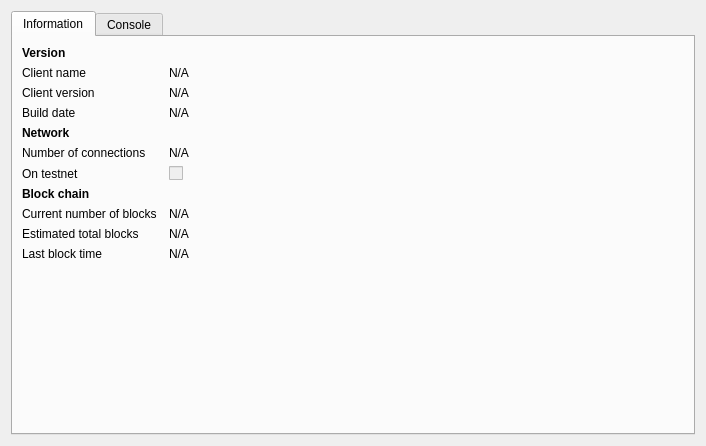
<?xml version="1.0" encoding="UTF-8"?>
<ui version="4.0">
 <class>RPCConsole</class>
 <widget class="QDialog" name="RPCConsole">
  <property name="geometry">
   <rect>
    <x>0</x>
    <y>0</y>
    <width>706</width>
    <height>446</height>
   </rect>
  </property>
  <property name="windowTitle">
   <string>MMXIV debug window</string>
  </property>
  <layout class="QVBoxLayout" name="verticalLayout_2">
   <item>
    <widget class="QTabWidget" name="tabWidget">
     <property name="currentIndex">
      <number>0</number>
     </property>
     <widget class="QWidget" name="tab_info">
      <attribute name="title">
       <string>Information</string>
      </attribute>
      <layout class="QGridLayout" name="gridLayout" columnstretch="0,1">
       <property name="horizontalSpacing">
        <number>12</number>
       </property>
       <item row="1" column="0">
        <widget class="QLabel" name="label_5">
         <property name="text">
          <string>Client name</string>
         </property>
        </widget>
       </item>
       <item row="1" column="1">
        <widget class="QLabel" name="clientName">
         <property name="text">
          <string>N/A</string>
         </property>
         <property name="textFormat">
          <enum>Qt::PlainText</enum>
         </property>
         <property name="textInteractionFlags">
          <set>Qt::LinksAccessibleByMouse|Qt::TextSelectableByKeyboard|Qt::TextSelectableByMouse</set>
         </property>
        </widget>
       </item>
       <item row="2" column="0">
        <widget class="QLabel" name="label_6">
         <property name="text">
          <string>Client version</string>
         </property>
        </widget>
       </item>
       <item row="2" column="1">
        <widget class="QLabel" name="clientVersion">
         <property name="text">
          <string>N/A</string>
         </property>
         <property name="textFormat">
          <enum>Qt::PlainText</enum>
         </property>
         <property name="textInteractionFlags">
          <set>Qt::LinksAccessibleByMouse|Qt::TextSelectableByKeyboard|Qt::TextSelectableByMouse</set>
         </property>
        </widget>
       </item>
       <item row="0" column="0">
        <widget class="QLabel" name="label_9">
         <property name="font">
          <font>
           <weight>75</weight>
           <bold>true</bold>
          </font>
         </property>
         <property name="text">
          <string>Version</string>
         </property>
        </widget>
       </item>
       <item row="4" column="0">
        <widget class="QLabel" name="label_11">
         <property name="font">
          <font>
           <weight>75</weight>
           <bold>true</bold>
          </font>
         </property>
         <property name="text">
          <string>Network</string>
         </property>
        </widget>
       </item>
       <item row="5" column="0">
        <widget class="QLabel" name="label_7">
         <property name="text">
          <string>Number of connections</string>
         </property>
        </widget>
       </item>
       <item row="5" column="1">
        <widget class="QLabel" name="numberOfConnections">
         <property name="text">
          <string>N/A</string>
         </property>
         <property name="textFormat">
          <enum>Qt::PlainText</enum>
         </property>
         <property name="textInteractionFlags">
          <set>Qt::LinksAccessibleByMouse|Qt::TextSelectableByKeyboard|Qt::TextSelectableByMouse</set>
         </property>
        </widget>
       </item>
       <item row="6" column="0">
        <widget class="QLabel" name="label_8">
         <property name="text">
          <string>On testnet</string>
         </property>
        </widget>
       </item>
       <item row="6" column="1">
        <widget class="QCheckBox" name="isTestNet">
         <property name="enabled">
          <bool>false</bool>
         </property>
         <property name="text">
          <string/>
         </property>
        </widget>
       </item>
       <item row="7" column="0">
        <widget class="QLabel" name="label_10">
         <property name="font">
          <font>
           <weight>75</weight>
           <bold>true</bold>
          </font>
         </property>
         <property name="text">
          <string>Block chain</string>
         </property>
        </widget>
       </item>
       <item row="8" column="0">
        <widget class="QLabel" name="label_3">
         <property name="text">
          <string>Current number of blocks</string>
         </property>
        </widget>
       </item>
       <item row="8" column="1">
        <widget class="QLabel" name="numberOfBlocks">
         <property name="text">
          <string>N/A</string>
         </property>
         <property name="textFormat">
          <enum>Qt::PlainText</enum>
         </property>
         <property name="textInteractionFlags">
          <set>Qt::LinksAccessibleByMouse|Qt::TextSelectableByKeyboard|Qt::TextSelectableByMouse</set>
         </property>
        </widget>
       </item>
       <item row="9" column="0">
        <widget class="QLabel" name="label_4">
         <property name="text">
          <string>Estimated total blocks</string>
         </property>
        </widget>
       </item>
       <item row="9" column="1">
        <widget class="QLabel" name="totalBlocks">
         <property name="text">
          <string>N/A</string>
         </property>
         <property name="textFormat">
          <enum>Qt::PlainText</enum>
         </property>
         <property name="textInteractionFlags">
          <set>Qt::LinksAccessibleByMouse|Qt::TextSelectableByKeyboard|Qt::TextSelectableByMouse</set>
         </property>
        </widget>
       </item>
       <item row="10" column="0">
        <widget class="QLabel" name="label_2">
         <property name="text">
          <string>Last block time</string>
         </property>
        </widget>
       </item>
       <item row="10" column="1">
        <widget class="QLabel" name="lastBlockTime">
         <property name="text">
          <string>N/A</string>
         </property>
         <property name="textFormat">
          <enum>Qt::PlainText</enum>
         </property>
         <property name="textInteractionFlags">
          <set>Qt::LinksAccessibleByMouse|Qt::TextSelectableByKeyboard|Qt::TextSelectableByMouse</set>
         </property>
        </widget>
       </item>
       <item row="11" column="0">
        <spacer name="verticalSpacer">
         <property name="orientation">
          <enum>Qt::Vertical</enum>
         </property>
         <property name="sizeHint" stdset="0">
          <size>
           <width>20</width>
           <height>40</height>
          </size>
         </property>
        </spacer>
       </item>
       <item row="3" column="0">
        <widget class="QLabel" name="label_12">
         <property name="text">
          <string>Build date</string>
         </property>
        </widget>
       </item>
       <item row="3" column="1">
        <widget class="QLabel" name="buildDate">
         <property name="text">
          <string>N/A</string>
         </property>
        </widget>
       </item>
      </layout>
     </widget>
     <widget class="QWidget" name="tab_console">
      <attribute name="title">
       <string>Console</string>
      </attribute>
      <layout class="QVBoxLayout" name="verticalLayout_3">
       <property name="spacing">
        <number>3</number>
       </property>
       <item>
        <widget class="QTextEdit" name="messagesWidget">
         <property name="minimumSize">
          <size>
           <width>0</width>
           <height>100</height>
          </size>
         </property>
         <property name="readOnly">
          <bool>true</bool>
         </property>
         <property name="tabKeyNavigation" stdset="0">
          <bool>false</bool>
         </property>
         <property name="columnCount" stdset="0">
          <number>2</number>
         </property>
        </widget>
       </item>
       <item>
        <layout class="QHBoxLayout" name="horizontalLayout">
         <property name="spacing">
          <number>3</number>
         </property>
         <item>
          <widget class="QLabel" name="label">
           <property name="text">
            <string>&gt;</string>
           </property>
          </widget>
         </item>
         <item>
          <widget class="QLineEdit" name="lineEdit"/>
         </item>
         <item>
          <widget class="QPushButton" name="clearButton">
           <property name="maximumSize">
            <size>
             <width>24</width>
             <height>24</height>
            </size>
           </property>
           <property name="toolTip">
            <string>Clear console</string>
           </property>
           <property name="text">
            <string/>
           </property>
           <property name="icon">
            <iconset resource="../bitcoin.qrc">
             <normaloff>:/icons/remove</normaloff>:/icons/remove</iconset>
           </property>
           <property name="shortcut">
            <string notr="true">Ctrl+L</string>
           </property>
           <property name="autoDefault">
            <bool>false</bool>
           </property>
          </widget>
         </item>
        </layout>
       </item>
      </layout>
     </widget>
    </widget>
   </item>
  </layout>
 </widget>
 <resources>
  <include location="../bitcoin.qrc"/>
 </resources>
 <connections/>
</ui>
